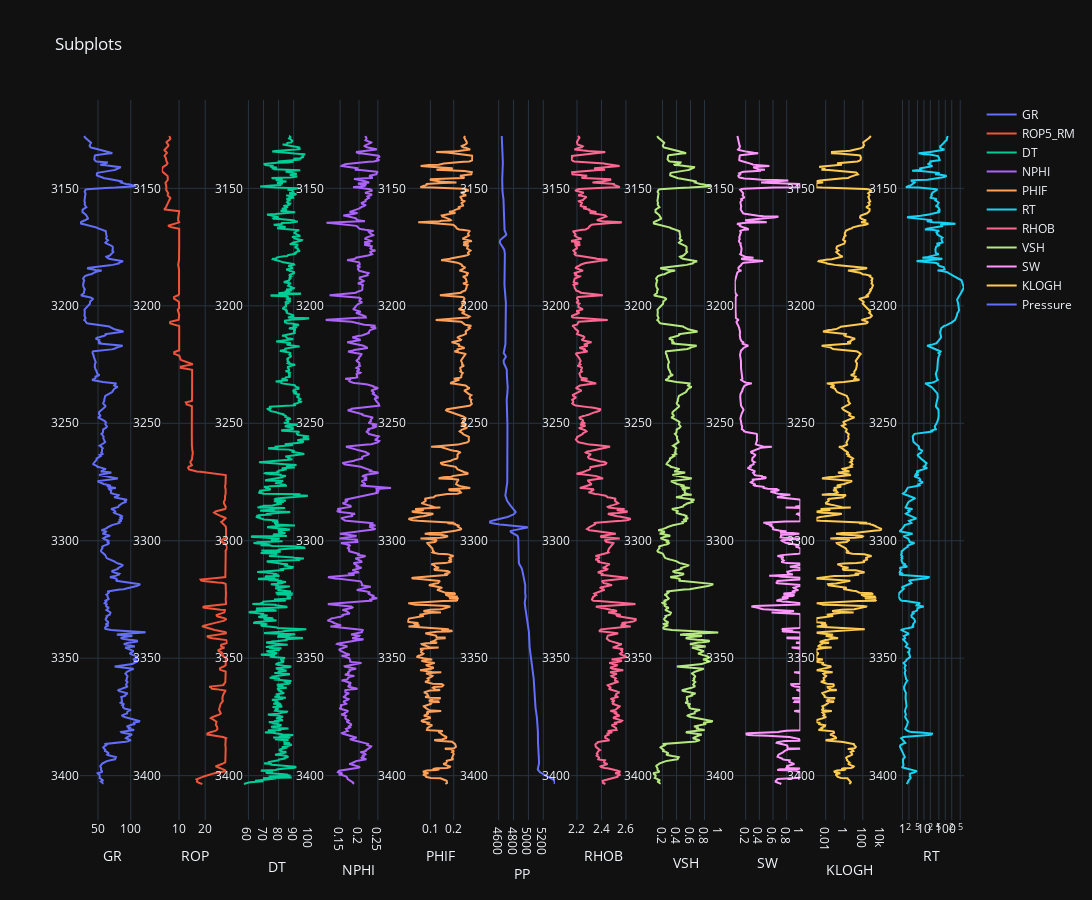

Source (notebook cell):
### Code cell
import plotly.subplots as sp
import plotly.graph_objects as go
import plotly.express as px

fig = sp.make_subplots(rows=1, cols=11, shared_xaxes=True) 

fig.add_trace(go.Scatter(y=df['DEPTH'], x=df['GR'], mode='lines', name='GR'), row=1, col=1)
fig.add_trace(go.Scatter(y=df['DEPTH'], x=df['ROP5_RM'], mode='lines', name='ROP5_RM'), row=1, col=2)
fig.add_trace(go.Scatter(y=df['DEPTH'], x=df['DT'], mode='lines', name='DT'), row=1, col=3)
fig.add_trace(go.Scatter(y=df['DEPTH'], x=df['NPHI'], mode='lines', name='NPHI'), row=1, col=4)
fig.add_trace(go.Scatter(y=df['DEPTH'], x=df['PHIF'], mode='lines', name='PHIF'), row=1, col=5)
fig.add_trace(go.Scatter(y=df['DEPTH'], x=df['RT'], mode='lines', name='RT'), row=1, col=11)
fig.add_trace(go.Scatter(y=df['DEPTH'], x=df['RHOB'], mode='lines', name='RHOB'), row=1, col=7)
fig.add_trace(go.Scatter(y=df['DEPTH'], x=df['VSH'], mode='lines', name='VSH'), row=1, col=8)
fig.add_trace(go.Scatter(y=df['DEPTH'], x=df['SW'], mode='lines', name='SW'), row=1, col=9)
fig.add_trace(go.Scatter(y=df['DEPTH'], x=df['KLOGH'], mode='lines', name='KLOGH'), row=1, col=10)
fig.add_trace(go.Scatter(y=df['DEPTH'], x=df['pp_psi'], mode='lines', name='Pressure'), row=1, col=6)
for col_num, log_name in enumerate(['GR', 'ROP', 'DT', 'NPHI', 'PHIF', 'PP', 'RHOB', 'VSH', 'SW', 'KLOGH','RT']):
    fig.update_xaxes(title_text=log_name, row=1, col=col_num + 1)
# Update x-axis type for the 'RT' trace
fig.update_xaxes(type="log", row=1, col=11)
fig.update_xaxes(type="log", row=1, col=10)
fig.update_yaxes(autorange="reversed")
fig.update_layout(title_text='Subplots', template='plotly_dark', width=1920, height=900)

fig.show()

fig.write_html("subplot_plot.html")

### Figure 1 — Plotly figure (JSON) as saved in the notebook; plotly's stock layout.template omitted (floating-point values rounded to 4 significant figures; data arrays with more than 128 entries replaced by an {"elided": "..."} marker saying what was removed)
{"data": [{"mode": "lines", "name": "GR", "type": "scatter", "x": {"elided": "1811 float values"}, "xaxis": "x", "y": {"elided": "1811 float values"}, "yaxis": "y"}, {"mode": "lines", "name": "ROP5_RM", "type": "scatter", "x": {"elided": "1811 float values"}, "xaxis": "x2", "y": {"elided": "1811 float values"}, "yaxis": "y2"}, {"mode": "lines", "name": "DT", "type": "scatter", "x": {"elided": "1811 float values"}, "xaxis": "x3", "y": {"elided": "1811 float values"}, "yaxis": "y3"}, {"mode": "lines", "name": "NPHI", "type": "scatter", "x": {"elided": "1811 float values"}, "xaxis": "x4", "y": {"elided": "1811 float values"}, "yaxis": "y4"}, {"mode": "lines", "name": "PHIF", "type": "scatter", "x": {"elided": "1811 float values"}, "xaxis": "x5", "y": {"elided": "1811 float values"}, "yaxis": "y5"}, {"mode": "lines", "name": "RT", "type": "scatter", "x": {"elided": "1811 float values"}, "xaxis": "x11", "y": {"elided": "1811 float values"}, "yaxis": "y11"}, {"mode": "lines", "name": "RHOB", "type": "scatter", "x": {"elided": "1811 float values"}, "xaxis": "x7", "y": {"elided": "1811 float values"}, "yaxis": "y7"}, {"mode": "lines", "name": "VSH", "type": "scatter", "x": {"elided": "1811 float values"}, "xaxis": "x8", "y": {"elided": "1811 float values"}, "yaxis": "y8"}, {"mode": "lines", "name": "SW", "type": "scatter", "x": {"elided": "1811 float values"}, "xaxis": "x9", "y": {"elided": "1811 float values"}, "yaxis": "y9"}, {"mode": "lines", "name": "KLOGH", "type": "scatter", "x": {"elided": "1811 float values"}, "xaxis": "x10", "y": {"elided": "1811 float values"}, "yaxis": "y10"}, {"mode": "lines", "name": "Pressure", "type": "scatter", "x": {"elided": "1811 float values"}, "xaxis": "x6", "y": {"elided": "1811 float values"}, "yaxis": "y6"}], "layout": {"height": 900, "title": {"text": "Subplots"}, "width": 1920, "xaxis": {"anchor": "y", "domain": [0, 0.07438], "title": {"text": "GR"}}, "xaxis10": {"anchor": "y10", "domain": [0.8331, 0.9074], "title": {"text": "KLOGH"}, "type": "log"}, "xaxis11": {"anchor": "y11", "domain": [0.9256, 1.0], "title": {"text": "RT"}, "type": "log"}, "xaxis2": {"anchor": "y2", "domain": [0.09256, 0.1669], "title": {"text": "ROP"}}, "xaxis3": {"anchor": "y3", "domain": [0.1851, 0.2595], "title": {"text": "DT"}}, "xaxis4": {"anchor": "y4", "domain": [0.2777, 0.3521], "title": {"text": "NPHI"}}, "xaxis5": {"anchor": "y5", "domain": [0.3702, 0.4446], "title": {"text": "PHIF"}}, "xaxis6": {"anchor": "y6", "domain": [0.4628, 0.5372], "title": {"text": "PP"}}, "xaxis7": {"anchor": "y7", "domain": [0.5554, 0.6298], "title": {"text": "RHOB"}}, "xaxis8": {"anchor": "y8", "domain": [0.6479, 0.7223], "title": {"text": "VSH"}}, "xaxis9": {"anchor": "y9", "domain": [0.7405, 0.8149], "title": {"text": "SW"}}, "yaxis": {"anchor": "x", "autorange": "reversed", "domain": [0, 1]}, "yaxis10": {"anchor": "x10", "autorange": "reversed", "domain": [0, 1]}, "yaxis11": {"anchor": "x11", "autorange": "reversed", "domain": [0, 1]}, "yaxis2": {"anchor": "x2", "autorange": "reversed", "domain": [0, 1]}, "yaxis3": {"anchor": "x3", "autorange": "reversed", "domain": [0, 1]}, "yaxis4": {"anchor": "x4", "autorange": "reversed", "domain": [0, 1]}, "yaxis5": {"anchor": "x5", "autorange": "reversed", "domain": [0, 1]}, "yaxis6": {"anchor": "x6", "autorange": "reversed", "domain": [0, 1]}, "yaxis7": {"anchor": "x7", "autorange": "reversed", "domain": [0, 1]}, "yaxis8": {"anchor": "x8", "autorange": "reversed", "domain": [0, 1]}, "yaxis9": {"anchor": "x9", "autorange": "reversed", "domain": [0, 1]}}}
